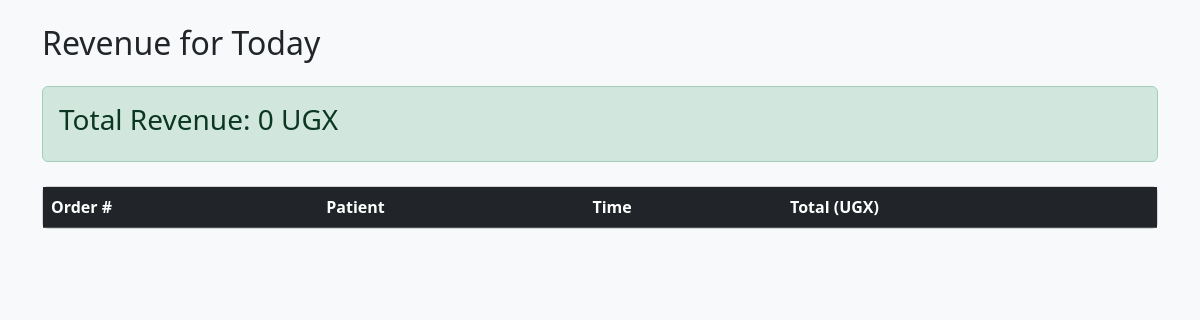
The page /laboratory/revenue/ (signed in) on the database as committed earlier.
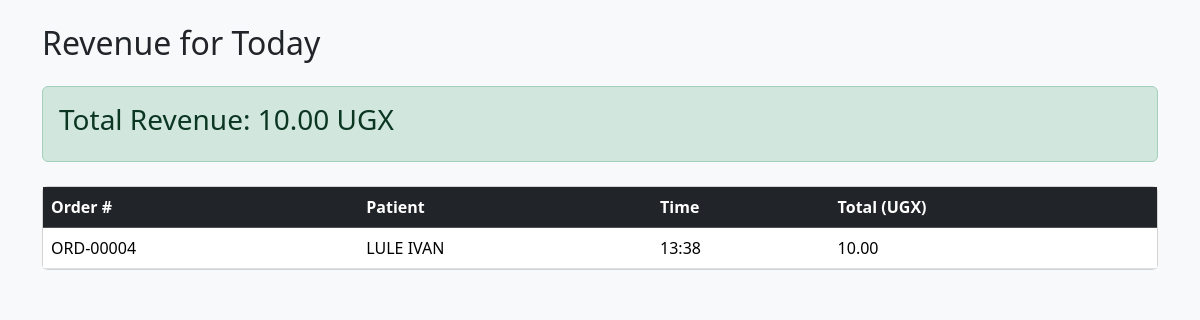
The same page on the database as committed later.
### laboratory/models.py (models this page shows, shortened)
class TestOrder(models.Model):
    class Status(models.TextChoices):
        PENDING = 'PENDING', 'Pending'
        COLLECTED = 'COLLECTED', 'Sample Collected'
        IN_PROGRESS = 'IN_PROGRESS', 'In Progress'
        COMPLETED = 'COMPLETED', 'Completed'
        CANCELLED = 'CANCELLED', 'Cancelled'
    class Priority(models.TextChoices):
        ROUTINE = 'ROUTINE', 'Routine'
        URGENT = 'URGENT', 'Urgent'
        STAT = 'STAT', 'STAT'
    class PaymentMethod(models.TextChoices):
        CASH = 'CASH', 'Cash'
        MOBILE = 'MOBILE', 'Mobile Money'
        INSURANCE = 'INSURANCE', 'Insurance'
        CARD = 'CARD', 'Credit/Debit Card'
    order_number = models.CharField(max_length=20, unique=True, editable=False, blank=True)
    patient = models.ForeignKey(Patient, on_delete=models.PROTECT, related_name='orders')
    ordered_by = models.ForeignKey(
        User, on_delete=models.PROTECT, related_name='orders_created'
    )
    tests = models.ManyToManyField(LabTest, through='OrderItem', related_name='orders')
    status = models.CharField(max_length=15, choices=Status.choices, default=Status.PENDING)
    priority = models.CharField(max_length=10, choices=Priority.choices, default=Priority.ROUTINE)
    payment_method = models.CharField(max_length=15, choices=PaymentMethod.choices, default=PaymentMethod.CASH)
    clinical_notes = models.TextField(blank=True)
    created_at = models.DateTimeField(auto_now_add=True)
    updated_at = models.DateTimeField(auto_now=True)
    class Meta:
        ordering = ['-created_at']

class OrderItem(models.Model):
    order = models.ForeignKey(TestOrder, on_delete=models.CASCADE)
    test = models.ForeignKey(LabTest, on_delete=models.PROTECT)
    price = models.DecimalField(max_digits=10, decimal_places=2, blank=True, null=True)

### patients/models.py (models this page shows, shortened)
class Patient(models.Model):
    class Gender(models.TextChoices):
        MALE = 'M', 'Male'
        FEMALE = 'F', 'Female'
        OTHER = 'O', 'Other'
    patient_id = models.CharField(max_length=20, unique=True, editable=False)
    first_name = models.CharField(max_length=100)
    last_name = models.CharField(max_length=100)
    date_of_birth = models.DateField()
    gender = models.CharField(max_length=1, choices=Gender.choices)
    phone = models.CharField(max_length=20)
    email = models.EmailField(blank=True)
    address = models.TextField(blank=True)
    national_id = models.CharField(max_length=50, blank=True)
    created_at = models.DateTimeField(auto_now_add=True)
    created_by = models.ForeignKey(User, on_delete=models.SET_NULL, null=True)
    @property
    def full_name(self):
        return f"{self.first_name} {self.last_name}"

### laboratory/views.py (the view)
# urls.py: path('revenue/', views.daily_revenue, name='revenue'),
@login_required
def daily_revenue(request):
    today = timezone.now().date()
    today_orders = TestOrder.objects.filter(created_at__date=today)
    total = 0
    for order in today_orders:
        total += sum(item.price for item in order.orderitem_set.all())
    return render(request, 'laboratory/revenue.html', {'orders': today_orders, 'total': total})

### templates/laboratory/revenue.html (shortened to what this page needs)
<!DOCTYPE html>
<html>
<head>
  <link href="https://cdn.jsdelivr.net/npm/bootstrap@5.3.3/dist/css/bootstrap.min.css" rel="stylesheet">
</head>
<body class="bg-light p-4">
  <div class="container">
    <h2>Revenue for Today</h2>
    <div class="alert alert-success mt-4">
      <h3>Total Revenue: {{ total }} UGX</h3>
    </div>
    <div class="card mt-4">
      <table class="table mb-0">
        <thead class="table-dark">
          <tr>
            <th>Order #</th>
            <th>Patient</th>
            <th>Time</th>
            <th>Total (UGX)</th>
          </tr>
        </thead>
        <tbody>
          {% for order in orders %}
          <tr>
            <td>{{ order.order_number }}</td>
            <td>{{ order.patient.full_name }}</td>
            <td>{{ order.created_at|time:"H:i" }}</td>
            <td>
                {% for item in order.orderitem_set.all %}
                    {{ item.price }}
                {% endfor %}
            </td>
          </tr>
          {% endfor %}
        </tbody>
      </table>
    </div>
  </div>
</body>
</html>

Rows that differ between the two databases and show on the page:
added TestOrder: order_number "ORD-00004", patient.full_name "LULE IVAN", created_at "13:38"
added OrderItem: price "10.00"
Other text that changed with them:
{{ total }}: "0" → "10.00"
